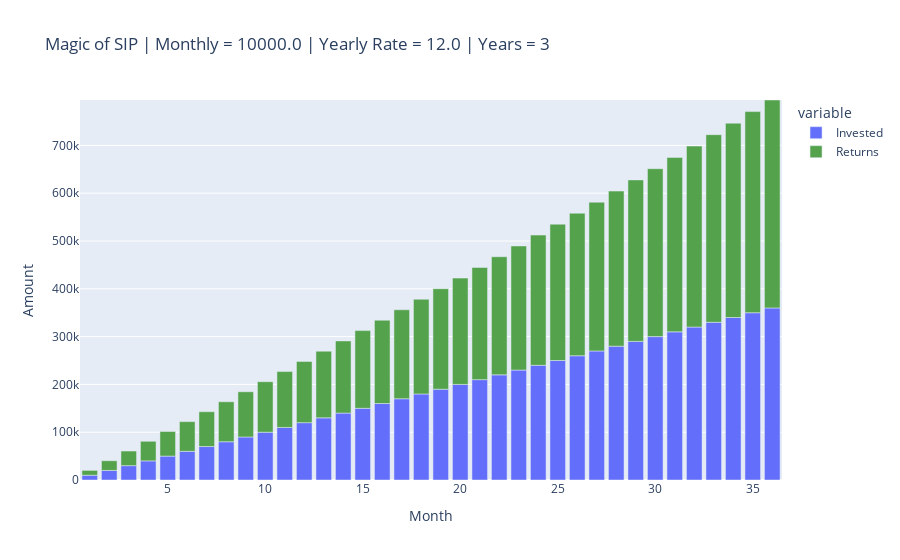
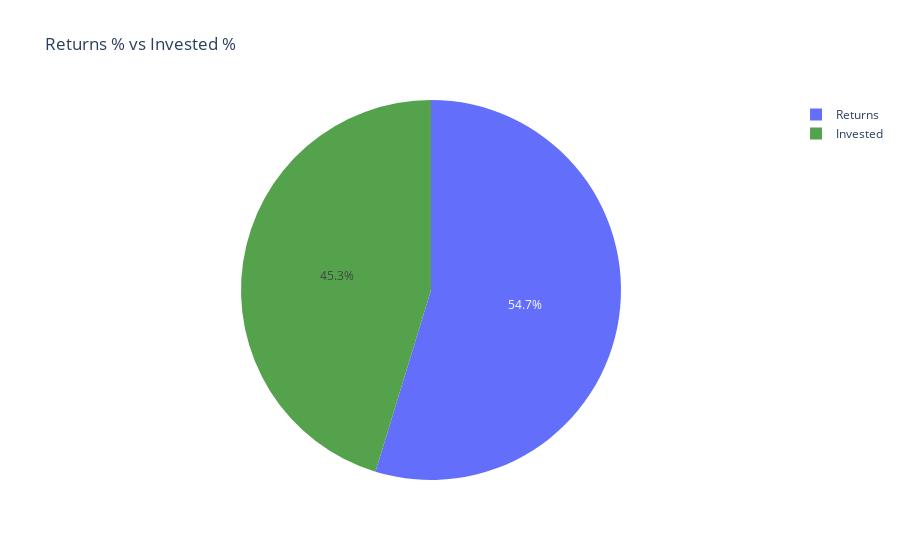

These figures' notebook cell, in order:
### Code cell
from IPython.core.interactiveshell import InteractiveShell
InteractiveShell.ast_node_interactivity = "all"

import pandas as pd
import numpy as np
import matplotlib.pyplot as plt
import seaborn as sns 
%matplotlib inline
import locale
import babel.numbers

import chart_studio.plotly as py
import plotly.express as px
from plotly.offline import download_plotlyjs, iplot, init_notebook_mode, plot 
init_notebook_mode(connected=True)
import cufflinks as cf
cf.go_offline()
import plotly.graph_objects as go

plt.rcParams['figure.dpi'] = 140
plt.rcParams['savefig.dpi'] = 140
sns.set(rc={"figure.dpi":160, 'savefig.dpi':160})

amount = float(input("Enter the monthly SIP amount "))
yearlyRate = float(input("Enter the yearly rate of return in % "))
years = int(input("Enter the number of years "))
monthlyRate = yearlyRate/12/100
months = years * 12
futureValue = amount * ((((1 + monthlyRate)**(months))-1) * (1 + monthlyRate))/monthlyRate
futureValue = round(futureValue)
print("The invested amount is",babel.numbers.format_currency(amount*12*years, 'INR', locale='en_IN'))
print("The expected amount you will get is",babel.numbers.format_currency(futureValue, 'INR', locale='en_IN'))

monthlyReturns = [amount * (1 + monthlyRate)]
for i in range(12 * years - 1):
    temp = round(monthlyReturns[i], 2)
    monthlyReturns.append( round( ((temp + amount) * (1 + monthlyRate)), 2 ))

investedAmount = [amount]
for i in range(1, 12 * years):
    investedAmount.append(investedAmount[i-1] + amount)
    
monthlyReturns_Series = pd.Series(monthlyReturns)
investedAmount_Series = pd.Series(investedAmount)

sip = pd.DataFrame({"Invested":investedAmount_Series, "Returns":monthlyReturns_Series})
sip.index = pd.RangeIndex(1,years*12 +1,1)

px.bar(data_frame=sip, 
       title="Magic of SIP | "+"Monthly = "+str(amount)+" | Yearly Rate = "+
       str(yearlyRate)+" | Years = "+str(years), 
       range_y=[0,futureValue + amount*12*years],
       color_discrete_sequence=[px.colors.qualitative.Plotly[0], px.colors.qualitative.T10[4]]).update_layout(
    xaxis_title="Month", yaxis_title="Amount"
)


fig = px.pie(values=[(sip.Returns.iloc[-1]/(sip.Returns.iloc[-1]+sip.Invested.iloc[-1]))*100,
                     (sip.Invested.iloc[-1]/(sip.Returns.iloc[-1]+sip.Invested.iloc[-1]))*100
                    
                    ],title="Returns % vs Invested %", names=['Returns','Invested'],
                  color_discrete_sequence=[px.colors.qualitative.Plotly[0], px.colors.qualitative.T10[4]])
fig.show()

sip_percentage = sip.copy()
sip_percentage.Returns = (sip.Returns/(sip.Returns+sip.Invested))*100
sip_percentage.Invested = (sip.Invested/(sip.Returns+sip.Invested))*100
# px.bar(data_frame=sip_percentage, title="Magic of SIP | "+"Monthly = "+str(amount)+" | Yearly Rate = "+
#        str(yearlyRate)+" | Years = "+str(years)).update_layout(
#     xaxis_title="Month", yaxis_title="Percentage"
# )

### Figure 1 — Plotly figure (JSON) as saved in the notebook; plotly's stock layout.template omitted (floating-point values rounded to 4 significant figures)
{"data": [{"alignmentgroup": "True", "hovertemplate": "variable=Invested<br>index=%{x}<br>value=%{y}<extra></extra>", "legendgroup": "Invested", "marker": {"color": "#636EFA", "pattern": {"shape": ""}}, "name": "Invested", "offsetgroup": "Invested", "orientation": "v", "showlegend": true, "textposition": "auto", "type": "bar", "x": [1, 2, 3, 4, 5, 6, 7, 8, 9, 10, 11, 12, 13, 14, 15, 16, 17, 18, 19, 20, 21, 22, 23, 24, 25, 26, 27, 28, 29, 30, 31, 32, 33, 34, 35, 36], "xaxis": "x", "y": [10000, 20000, 30000, 40000, 50000, 60000, 70000, 80000, 90000, 100000, 110000, 120000, 130000, 140000, 150000, 160000, 170000, 180000, 190000, 200000, 210000, 220000, 230000, 240000, 250000, 260000, 270000, 280000, 290000, 300000, 310000, 320000, 330000, 340000, 350000, 360000], "yaxis": "y"}, {"alignmentgroup": "True", "hovertemplate": "variable=Returns<br>index=%{x}<br>value=%{y}<extra></extra>", "legendgroup": "Returns", "marker": {"color": "#54A24B", "pattern": {"shape": ""}}, "name": "Returns", "offsetgroup": "Returns", "orientation": "v", "showlegend": true, "textposition": "auto", "type": "bar", "x": [1, 2, 3, 4, 5, 6, 7, 8, 9, 10, 11, 12, 13, 14, 15, 16, 17, 18, 19, 20, 21, 22, 23, 24, 25, 26, 27, 28, 29, 30, 31, 32, 33, 34, 35, 36], "xaxis": "x", "y": [10100, 20301, 30600.0, 41010.0, 51520.0, 62140.0, 72860.0, 83690.0, 94620.0, 105700.0, 116800.0, 128100.0, 139500.0, 151000.0, 162600.0, 174300.0, 186100.0, 198100.0, 210200.0, 222400.0, 234700.0, 247163, 259700.0, 272400.0, 285300.0, 298200.0, 311300.0, 324500.0, 337800.0, 351300.0, 364900.0, 378700.0, 392600.0, 406600.0, 420800.0, 435100.0], "yaxis": "y"}], "layout": {"barmode": "relative", "legend": {"title": {"text": "variable"}, "tracegroupgap": 0}, "title": {"text": "Magic of SIP | Monthly = 10000.0 | Yearly Rate = 12.0 | Years = 3"}, "xaxis": {"anchor": "y", "domain": [0, 1], "title": {"text": "Month"}}, "yaxis": {"anchor": "x", "domain": [0, 1], "range": [0, 795076], "title": {"text": "Amount"}}}}

### Figure 2 — Plotly figure (JSON) as saved in the notebook; plotly's stock layout.template omitted (floating-point values rounded to 4 significant figures)
{"data": [{"domain": {"x": [0, 1], "y": [0, 1]}, "hovertemplate": "label=%{label}<br>value=%{value}<extra></extra>", "labels": ["Returns", "Invested"], "legendgroup": "", "name": "", "showlegend": true, "type": "pie", "values": [54.72, 45.28]}], "layout": {"legend": {"tracegroupgap": 0}, "piecolorway": ["#636EFA", "#54A24B"], "title": {"text": "Returns % vs Invested %"}}}
